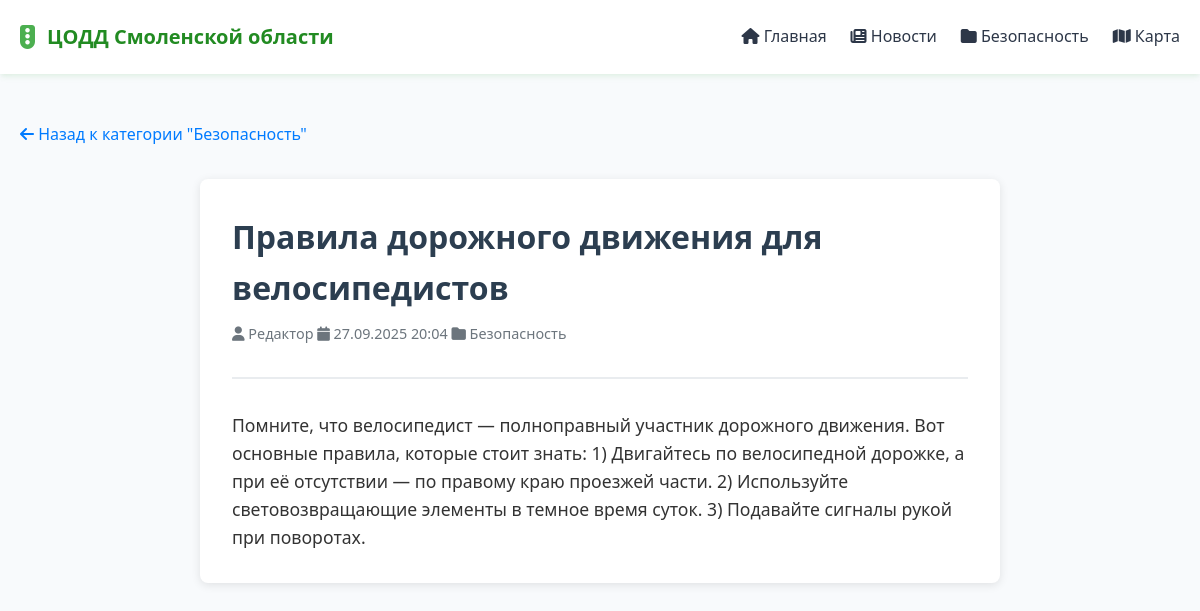
The page /news/article/3/ on the database its author committed.
### app/models.py (models this page shows, shortened)
class Article(models.Model):
    category = models.ForeignKey(NewsCategory, on_delete=models.CASCADE, related_name='articles')
    title = models.CharField(max_length=200)
    cover_image_url = models.URLField(blank=True)
    author = models.CharField(max_length=150, blank=True)
    summary = models.TextField(blank=True)
    content = models.TextField()
    created_at = models.DateTimeField(auto_now_add=True)

class NewsCategory(models.Model):
    name = models.CharField(max_length=150)
    image_url = models.URLField(blank=True, help_text="URL изображения категории")

### app/views.py (the view)
# urls.py: path('news/article/<int:article_id>/', views.news_article_detail, name='news_article_detail'),
def news_article_detail(request, article_id):
    article = get_object_or_404(Article, id=article_id)
    return render(request, 'MainHTML/NewsArticleDetail.html', {'article': article})

### app/templates/MainHTML/NewsArticleDetail.html (shortened to what this page needs)
<!DOCTYPE html>
<html lang="ru">
<head>
  {% load static %}
  <link rel="stylesheet" href="https://cdnjs.cloudflare.com/ajax/libs/font-awesome/6.4.0/css/all.min.css">
  <link rel="stylesheet" href="{% static 'CSS/Home.css' %}">
</head>
<body>
  <header class="site-header">
    <div class="container">
      <div class="header-content">
        <div class="brand">
          <i class="fas fa-traffic-light"></i>
          <span>ЦОДД Смоленской области</span>
        </div>
        <nav class="nav">
          <a href="/"><i class="fas fa-home"></i> Главная</a>
          <a href="/news/"><i class="fas fa-newspaper"></i> Новости</a>
          <a href="{% url 'news_category_articles' article.category.id %}"><i class="fas fa-folder"></i> {{ article.category.name }}</a>
          <a href="/#map"><i class="fas fa-map"></i> Карта</a>
        </nav>
      </div>
    </div>
  </header>
  <section class="section">
    <div class="container">
      <a href="{% url 'news_category_articles' article.category.id %}" class="back-link">
        <i class="fas fa-arrow-left"></i> Назад к категории "{{ article.category.name }}"
      </a>
      <div class="article-reader">
        <div class="article-header">
          <h1 class="article-title">{{ article.title }}</h1>
          <div class="article-meta">
            {% if article.author %}
            <span><i class="fas fa-user"></i> {{ article.author }}</span>
            {% endif %}
            <span><i class="fas fa-calendar"></i> {{ article.created_at|date:"d.m.Y H:i" }}</span>
            <span><i class="fas fa-folder"></i> {{ article.category.name }}</span>
          </div>
        </div>
        <div class="article-content">
          {{ article.content|safe }}
        </div>
      </div>
    </div>
  </section>
</body>
</html>

### app/static/CSS/Home.css (style rules this page uses)
:root { --primary: #228B22; --secondary: #4CAF50; --bg: #F8FAFC; --text: #2D3748; --text-light: #718096; --border: #E2E8F0; --shadow: 0 4px 6px -1px rgba(76, 175, 80, 0.1), 0 2px 4px -1px rgba(76, 175, 80, 0.06); --radius: 12px; --transition: all 0.3s ease; --bg-dark: #1A202C; --card-dark: #2D3748; --text-white: #E2E8F0; }
* { box-sizing: border-box; margin: 0; padding: 0; }
body { font-family: 'Segoe UI', system-ui, -apple-system, sans-serif; line-height: 1.6; color: var(--text); background: var(--bg); scroll-behavior: smooth; }
.container { max-width: 1200px; margin: 0 auto; padding: 0 20px; }
.site-header { background: white; box-shadow: var(--shadow); position: sticky; top: 0; z-index: 2000; }
.header-content { display: flex; justify-content: space-between; align-items: center; padding: 1rem 0; }
.brand { display: flex; align-items: center; gap: 0.75rem; font-weight: 700; font-size: 1.25rem; color: var(--primary); }
.brand i { color: var(--secondary); font-size: 1.5rem; }
.nav { display: flex; gap: 1.5rem; align-items: center; }
.nav a { color: var(--text); text-decoration: none; font-weight: 500; padding: 0.5rem 0; position: relative; transition: var(--transition); }
.nav a::after { content: ''; position: absolute; bottom: 0; left: 0; width: 0; height: 2px; background: var(--secondary); transition: var(--transition); }
.section { padding: 3rem 0; }

### app/templates/MainHTML/NewsArticleDetail.html (style rules this page uses)
.article-reader { max-width: 800px; margin: 0 auto; padding: 2rem; background: white; border-radius: 8px; box-shadow: 0 2px 10px rgba(0,0,0,0.1); line-height: 1.6; }
.article-header { border-bottom: 2px solid #e9ecef; padding-bottom: 1rem; margin-bottom: 2rem; }
.article-title { font-size: 2rem; color: #2c3e50; margin-bottom: 0.5rem; }
.article-meta { color: #6c757d; font-size: 0.9rem; margin-bottom: 1rem; }
.article-content { font-size: 1.1rem; color: #333; }
.back-link { display: inline-block; margin-bottom: 2rem; color: #007bff; text-decoration: none; }

### rows shown on the page
Article: category.name "Безопасность", title "Правила дорожного движения для велосипедистов", author "Редактор", created_at "27.09.2025 20:04", content "Помните, что велосипедист — полноправный участник дорожного движения. Вот основные правила, которые стоит знать: 1) Двигайтесь по велосипедной дорожке, а при её отсутствии — по правому краю проезжей части. 2) Используйте световозвращающие элементы в темное время суток. 3) Подавайте сигналы рукой при поворотах."
